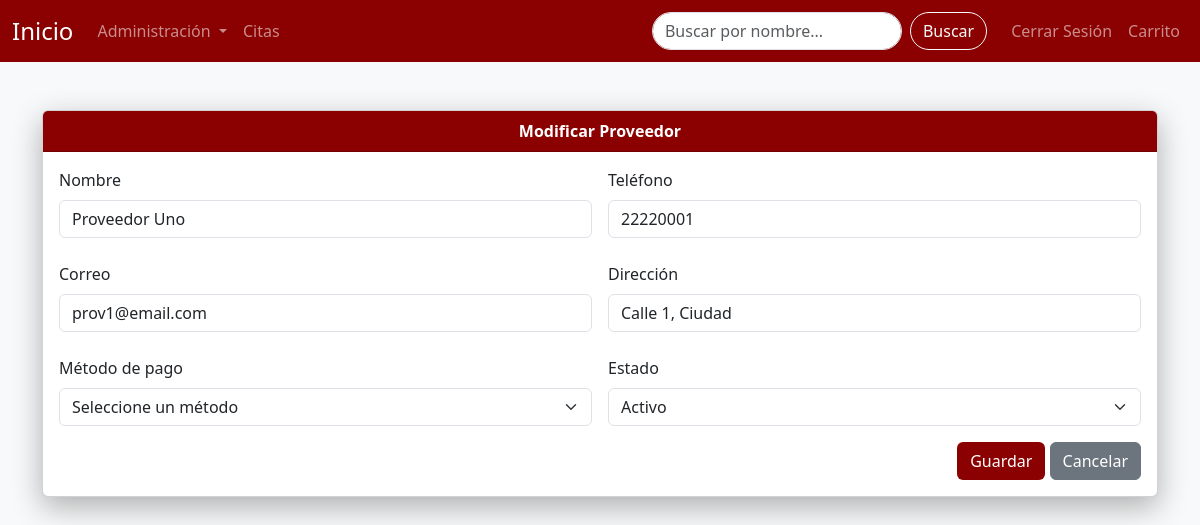
The page /view/Administracion/Proveedores/modificarProveedores.php?id=1 (signed in) on the database its author committed.
### tables this page shows
CREATE TABLE PROVEEDORES (
    id_proveedor INT AUTO_INCREMENT PRIMARY KEY,
    nombre VARCHAR(255),
    telefono VARCHAR(20),
    correo VARCHAR(255),
    direccion VARCHAR(500),
    metodo_pago VARCHAR(100),
    estado BIT DEFAULT 1
);

### view/Administracion/Proveedores/modificarProveedores.php (the view, shortened to what this page needs)
<?php
$mysqli = abrirConexion();
$id = isset($_GET['id']) ? intval($_GET['id']) : 0;
$proveedor = $mysqli->query("SELECT * FROM PROVEEDORES WHERE id_proveedor = $id")->fetch_assoc();
$nombre = $_POST['nombre'] ?? $proveedor['nombre'];
$telefono = $_POST['telefono'] ?? $proveedor['telefono'];
$correo = $_POST['correo'] ?? $proveedor['correo'];
$direccion = $_POST['direccion'] ?? $proveedor['direccion'];
$estado = $_POST['estado'] ?? (($proveedor['estado'] == 1) ? "Activo" : "Inactivo");
$errores = [];
?>
<!DOCTYPE html>
<html lang="es">
<head>
    <link href="https://cdn.jsdelivr.net/npm/bootstrap@5.3.7/dist/css/bootstrap.min.css" rel="stylesheet">
</head>
<body class="bg-light">
<?php include '../../componentes/navbar.php'; ?>
<div class="container mt-5">
    <div class="card card-sombra">
        <div class="card-header card-header-custom text-center">
            Modificar Proveedor
        </div>
        <div class="card-body">
            <form method="POST" class="needs-validation" novalidate>
                <div class="row g-3">
                    <div class="col-md-6">
                        <label class="form-label">Nombre</label>
                        <input type="text" class="form-control <?= isset($errores['nombre']) ? 'is-invalid' : '' ?>" name="nombre" value="<?= htmlspecialchars($nombre) ?>" required>
                    </div>
                    <div class="col-md-6">
                        <label class="form-label">Teléfono</label>
                        <input type="number" class="form-control <?= isset($errores['telefono']) ? 'is-invalid' : '' ?>" name="telefono" value="<?= htmlspecialchars($telefono) ?>" required>
                    </div>
                </div>
                <div class="row g-3 mt-2">
                    <div class="col-md-6">
                        <label class="form-label">Correo</label>
                        <input type="email" class="form-control <?= isset($errores['correo']) ? 'is-invalid' : '' ?>" name="correo" value="<?= htmlspecialchars($correo) ?>" required>
                    </div>
                    <div class="col-md-6">
                        <label class="form-label">Dirección</label>
                        <input type="text" class="form-control <?= isset($errores['direccion']) ? 'is-invalid' : '' ?>" name="direccion" value="<?= htmlspecialchars($direccion) ?>" required>
                    </div>
                </div>
                <div class="row g-3 mt-2">
                    <div class="col-md-6">
                        <label class="form-label">Método de pago</label>
                        <select class="form-select <?= isset($errores['metodo_pago']) ? 'is-invalid' : '' ?>" name="metodo_pago" required>
                            <option value="">Seleccione un método</option>
                        </select>
                    </div>
                    <div class="col-md-6">
                        <label class="form-label">Estado</label>
                        <select class="form-select <?= isset($errores['estado']) ? 'is-invalid' : '' ?>" name="estado" required>
                            <option value="Activo" <?= ($estado == "Activo") ? 'selected' : '' ?>>Activo</option>
                        </select>
                    </div>
                </div>
                <div class="mt-3 text-end">
                    <button type="submit" class="btn btn-custom">Guardar</button>
                    <a href="proveedores.php" class="btn btn-secondary">Cancelar</a>
                </div>
            </form>
        </div>
    </div>
</div>
</body>
</html>

### view/Administracion/Proveedores/modificarProveedores.php (style rules this page uses)
.card-sombra { box-shadow: 0 10px 30px rgba(0,0,0,0.3); }
.card-header-custom { background-color: #8B0000; color: white; font-weight: bold; }
.btn-custom { background-color: #8B0000; color: white; }

### rows shown on the page
proveedores: nombre "Proveedor Uno", telefono "22220001", correo "prov1@email.com", direccion "Calle 1, Ciudad", estado "Activo"
